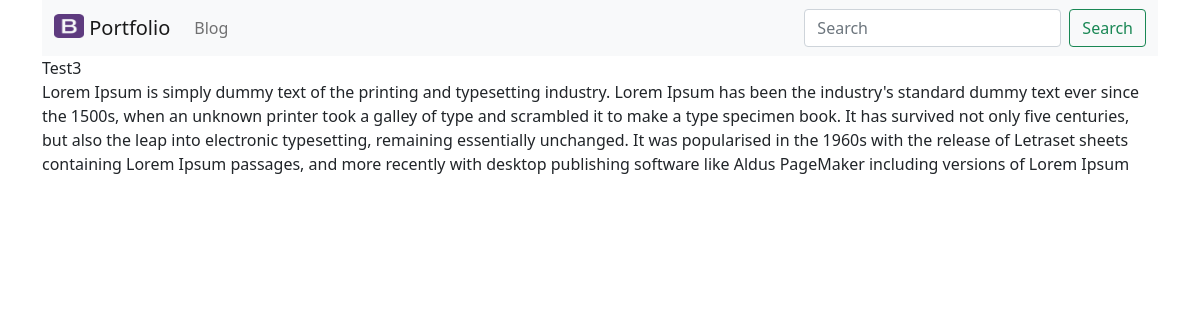
The app's page /blog/6 with its own data.
### blog/models.py (models this page shows, shortened)
class Blog(models.Model):
    title = models.CharField(max_length=100)
    author = models.CharField(max_length=100)
    date_posted = models.DateField()
    content = models.TextField()

### blog/views.py (the view)
# urls.py: path('<int:blog_id>',views.posts,name='posts'),
def posts(request,blog_id):
    post=get_object_or_404(Blog,pk=blog_id)
    return render(request,'blog/post.html',{'post':post})

### blog/templates/blog/post.html
{% extends "portfolio/base.html" %}
{% block content %}
{{post.title}}<br>
{{post.content}}
{% endblock  %}

### records on screen
Blog: title "Test3", content "Lorem Ipsum is simply dummy text of the printing and typesetting industry. Lorem Ipsum has been the industry's standard dummy text ever since the 1500s, when an unknown printer took a galley of type and scrambled it to make a type specimen book. It has survived not only five centuries, but also the leap into electronic typesetting, remaining essentially unchanged. It was popularised in the 1960s with the release of Letraset sheets containing Lorem Ipsum passages, and more recently with desktop publishing software like Aldus PageMaker including versions of Lorem Ipsum"
